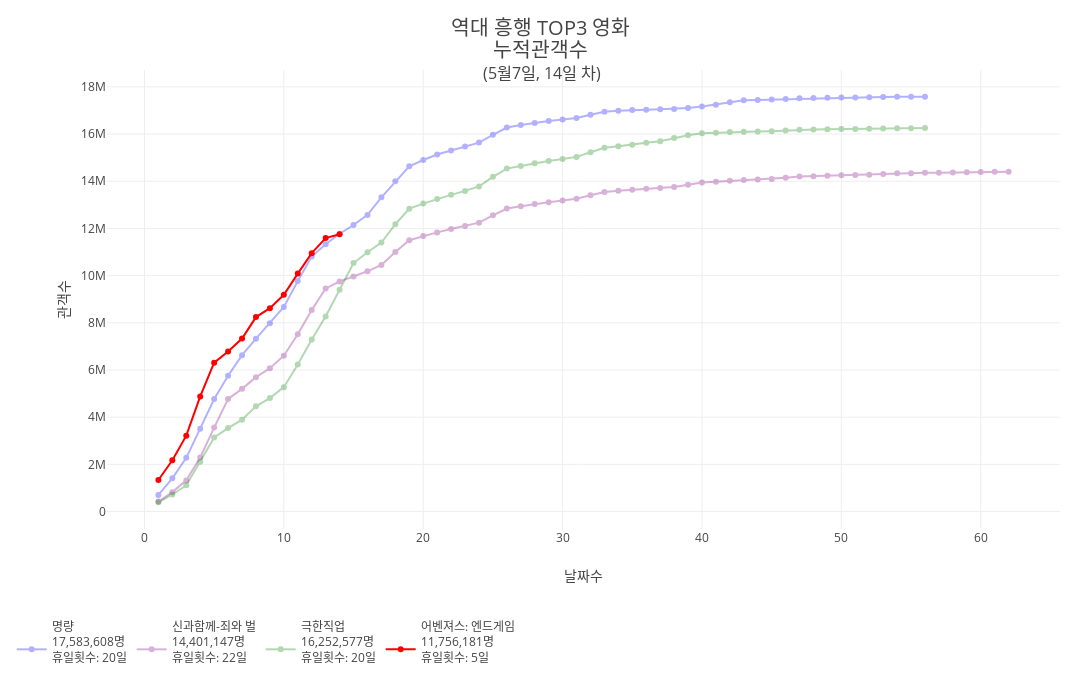

Notebook code cell kept with this figure:
### Code cell
dfs = [mr, with_god, extreme, avengers4]
title = f'<span style="font-size:1.2em">역대 흥행 TOP3 영화<br>누적관객수<br><span style="font-size:0.8em"> ({yesterday}, {len(avengers4)}일 차)</span></span>'

# draw_graph(dfs, title,)
draw_graph(dfs, title, upload=True, filename='endgame_1')
